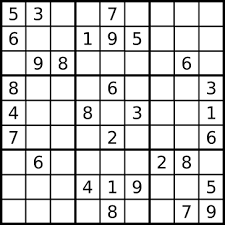
#> input picture Advanced Tests/Hough_Tests/photos/sudoku.png, 225 x 225 px, found by its file name
$ python Hough_Lines.py
#> lines starting #> are read from the running program, lines starting #| are printed output that depends on the picture
''' Hough Lines Transform Method'''
import cv2 as cv
from cv2 import COLOR_BGR2GRAY
import numpy as np

def Hough_Lines(gray,canny_edges):
    # Input edge image, Distance resolution in pixels, Angle resolution in radians
    lines = cv.HoughLines(canny_edges, 1, np.pi / 180, 200)

    for line in lines:
        rho, theta = line[0]
        a = np.cos(theta)
        b = np.sin(theta)
        x0 = a*rho
        y0 = b*rho

        # x1 stores the rounde off valu of (r*cos(theta) - 1000*sin(theta))
        x1 = int(x0 + 1000 * (-b))
        # y1 stores the rounde off valu of (r*sin(theta) + 1000*cos(theta))
        y1 = int(y0 + 1000 * (a))
        # x1 stores the rounde off valu of (r*cos(theta) + 1000*sin(theta))
        x2 = int(x0 - 1000 * (-b))
        # y1 stores the rounde off valu of (r*sin(theta) - 1000*cos(theta))
        y2 = int(y0 - 1000 * (a))

        cv.line(img, (x1,y1), (x2, y2), (0,0,255), 2)
        cv.imshow('Hough Lines', img)


# Read Image
img = cv.imread('Computer_Vision\Tests\photos\sudoku.png')
#> img is the input picture: shape (225, 225, 3); min 0, max 255, mean 211.2
cv.imshow('Sudoku', img)

# Graysacle The Image
gray = cv.cvtColor(img, COLOR_BGR2GRAY)

# Get Canny Edges
canny_edges = cv.Canny(gray, 125, 175)
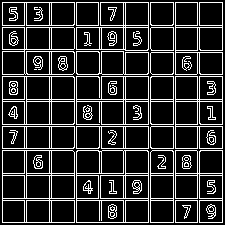
#> canny_edges: shape (225, 225); 17.9% white in thin lines or dots
cv.imshow('Canny Edges', canny_edges)

# Get Hough Lines
Hough_Lines(gray=gray, canny_edges=canny_edges)
#> in Hough_Lines, `lines = cv.HoughLines(canny_edges, 1, np.pi / 180, 200)`: lines = 32 rows, first 8: [175, 0], [222, 0], [99, 1.57], [126, 1.57], [222, 1.57], [2, 0], [125, 0], [2, 1.57]
#> the loop in Hough_Lines, `for line in lines:` made 32 passes
#> (rho, theta, a, b, x0, y0, x1, y1) on passes 1 to 12: (175, 0, 1, 0, 175, 0, 175, 1000), (222, 0, 1, 0, 222, 0, 222, 1000), (99, 1.57, -4.37e-08, 1, -4.33e-06, 99, -1000, 98), (126, 1.57, -4.37e-08, 1, -5.51e-06, 126, -1000, 125), (222, 1.57, -4.37e-08, 1, -9.7e-06, 222, -1000, 221), (2, 0, 1, 0, 2, 0, 2, 1000), (125, 0, 1, 0, 125, 0, 125, 1000), (2, 1.57, -4.37e-08, 1, -8.74e-08, 2, -1000, 1), (101, 1.57, -4.37e-08, 1, -4.41e-06, 101, -1000, 100), (173, 1.57, -4.37e-08, 1, -7.56e-06, 173, -1000, 172), (198, 1.57, -4.37e-08, 1, -8.65e-06, 198, -1000, 197), (49, 0, 1, 0, 49, 0, 49, 1000)
#> pass 1, in Hough_Lines, `cv.imshow('Hough Lines', img)`:
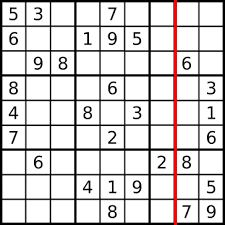
#> window 'Hough Lines': shape (225, 225, 3); mean B, G, R 209.1, 209.1, 212.5
#> pass 2, in Hough_Lines, `cv.imshow('Hough Lines', img)`:
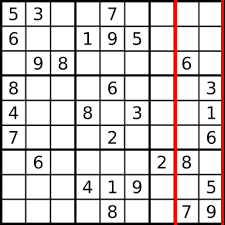
#> window 'Hough Lines': shape (225, 225, 3); mean B, G, R 207.4, 207.4, 214.2
#> after the loop in Hough_Lines, `for line in lines:`:
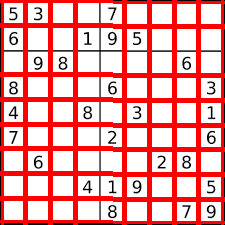
#> img: shape (225, 225, 3); mean B, G, R 157.9, 157.9, 242.4

cv.waitKey(0)
cv.destroyAllWindows()
